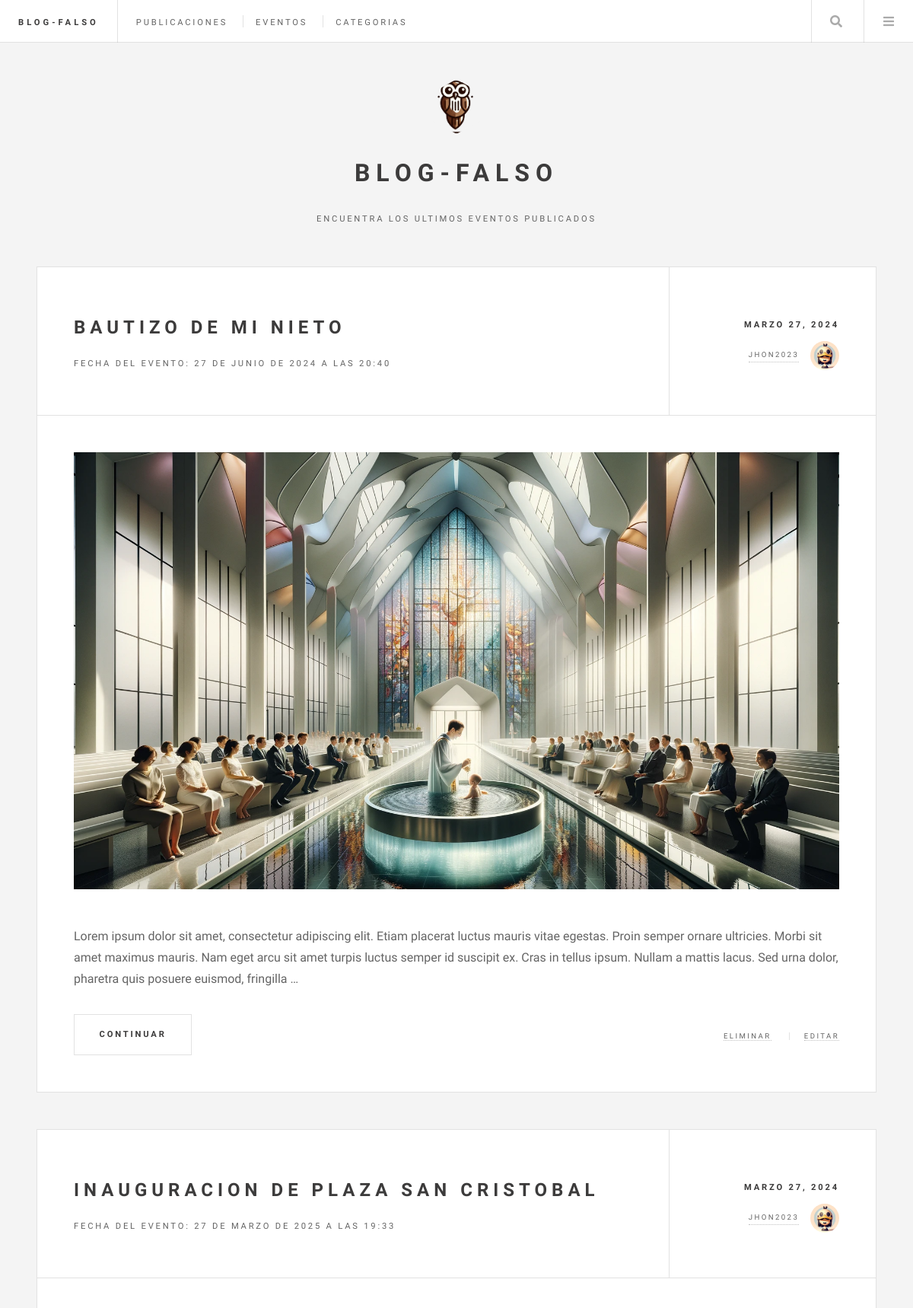
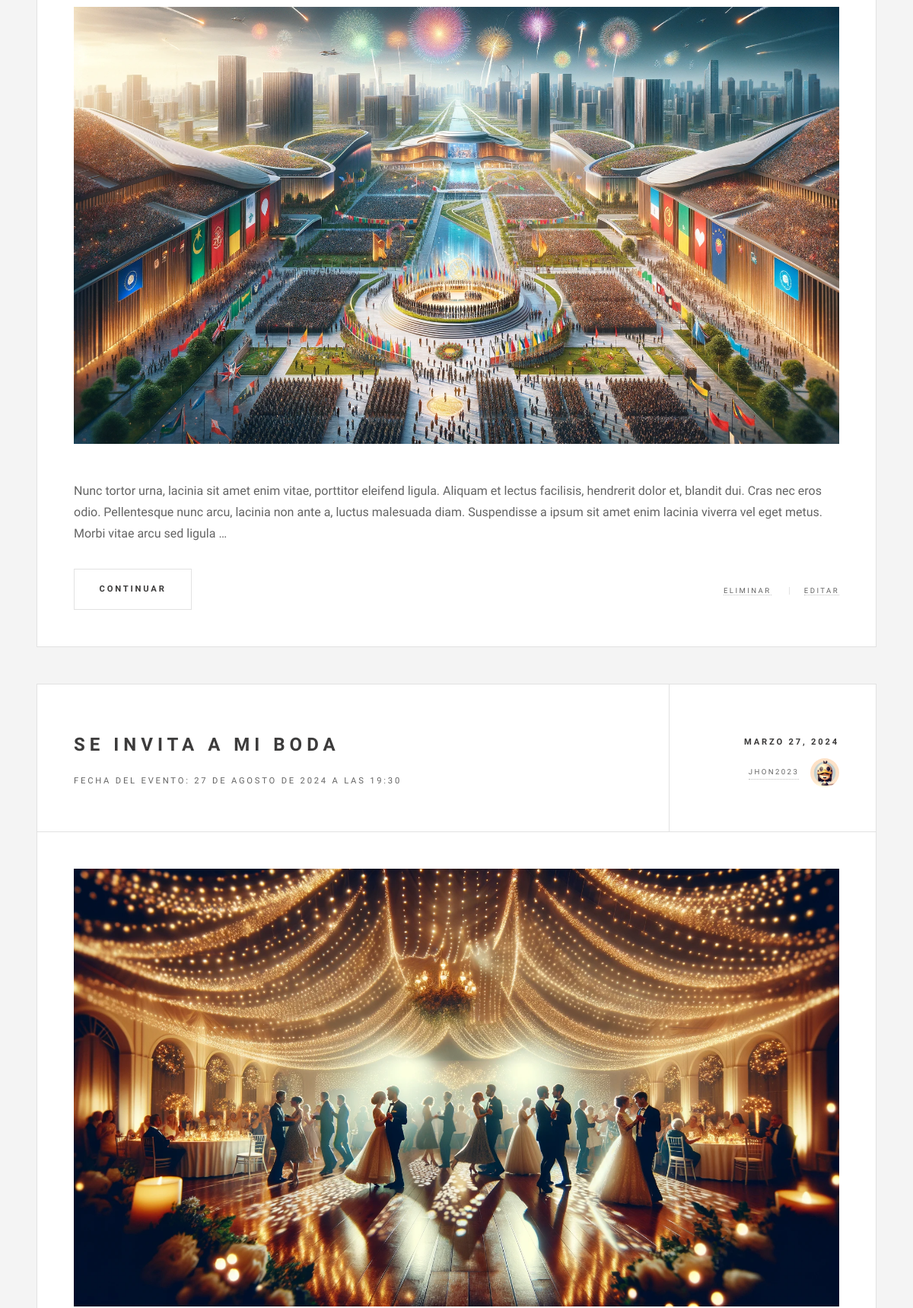
The app's page /evento/lista/ (upper part) with its own data (2 pictures, top to bottom).
### appBlog/models.py (models this page shows, shortened)
class Evento(models.Model):
    titulo = models.CharField(max_length=200, unique=True)
    descripcion = models.TextField()
    fecha_publicacion = models.DateTimeField(default=now)
    fecha_evento = models.DateTimeField(default=now)
    autor = models.ForeignKey(User, on_delete=models.CASCADE)
    lugar = models.CharField(max_length=200)
    imagen = models.ImageField(upload_to='eventos/', blank=True, null=True, help_text='Imagen referente al evento')

class Avatar(models.Model):
    imagen = models.ImageField(upload_to='avatares', blank=True, null=True, help_text='Imagen referente al avatar')
    user = models.OneToOneField(User, on_delete=models.CASCADE)

### appBlog/views.py (the view)
# urls.py: path('evento/lista/', EventoListView.as_view(), name='evento_lista'),
class EventoListView(ListView):
    model = Evento
    context_object_name = 'eventos'
    template_name = 'eventos/evento_lista.html'
    paginate_by = 5 # 5 eventos por pagina
    def get_queryset(self):
        return Evento.objects.all().order_by('-fecha_publicacion')

### appBlog/context_processors.py (called while the page is built)
def ultimas_publicaciones(request):
    publicaciones = Publicacion.objects.order_by('-fecha_publicacion')[:4]
    return {'ultimas_publicaciones': publicaciones}

def ultimos_eventos(request):
    eventos = Evento.objects.order_by('-fecha_evento')[:4]
    return {'ultimos_eventos': eventos}

### appBlog/templates/eventos/evento_lista.html (shortened to what this page needs)
{% extends 'bases/index.html' %}
{% load static %}
{% block contenido %}
    {% for evento in eventos %}
    <article class="post">
        <header>
            <div class="title">
                <h2><a href="{% url 'evento_detalle' evento.id  %}">{{evento.titulo}}</a></h2>
                <p>
                    Fecha del evento: {{ evento.fecha_evento }}
                </p>
            </div>
            <div class="meta">
                <time class="published" datetime="{{evento.fecha_publicacion|date:'Y-m-d'}}">{{evento.fecha_publicacion|date:"F d, Y"}}</time>
                <span href="#" class="author"><span class="name">{{evento.autor}}</span>
                    <img src="{{evento.autor.avatar.imagen.url}}" alt="" />
                </span>
            </div>
        </header>
        {% if evento.imagen %}
            <a href="{% url 'evento_detalle' evento.id %}" class="image featured"><img src="{{ evento.imagen.url }}" alt="" /></a>
        {% else %}
            <a href="{% url 'evento_detalle' evento.id %}" class="image featured"><img src="" alt="{% static 'images/post-default.webp' %}" /></a>
        {% endif %}
        <p>{{evento.descripcion|truncatewords:50}}</p>
        <footer>
            <ul class="actions">
                <li><a href="{% url 'evento_detalle' evento.id %}" class="button large">Continuar</a></li>
            </ul>
            <ul class="stats">
                <li><a href="{% url 'evento_eliminar' evento.id %}">Eliminar</a></li>
                <li><a href="{% url 'evento_editar' evento.id %}">Editar</a></li>
            </ul>
        </footer>
    </article>
    {% empty %}
        <p>No hay nada que mostrar</p>
    {% endfor %}
{% endblock %}
{% block texto-pagina %}
<p>Encuentra los ultimos eventos publicados</p>
{% endblock %}

### records on screen
Evento: titulo "BAUTIZO DE MI NIETO", fecha_evento "27 DE JUNIO DE 2024 A LAS 20:40", fecha_publicacion "MARZO 27, 2024", autor "JHON2023", autor.avatar.imagen (picture), imagen (picture), descripcion "Lorem ipsum dolor sit amet, consectetur adipiscing elit. Etiam placerat luctus mauris vitae egestas. Proin semper ornare ultricies. Morbi sit amet maximus mauris. Nam eget arcu sit amet turpis luctus semper id suscipit ex. Cras in tellus ipsum. Nullam a mattis lacus. Sed urna dolor, pharetra quis posuere euismod, fringilla …"
Evento: titulo "INAUGURACION DE PLAZA SAN CRISTOBAL", fecha_evento "27 DE MARZO DE 2025 A LAS 19:33", fecha_publicacion "MARZO 27, 2024", autor "JHON2023", autor.avatar.imagen (picture), imagen (picture), descripcion "Nunc tortor urna, lacinia sit amet enim vitae, porttitor eleifend ligula. Aliquam et lectus facilisis, hendrerit dolor et, blandit dui. Cras nec eros odio. Pellentesque nunc arcu, lacinia non ante a, luctus malesuada diam. Suspendisse a ipsum sit amet enim lacinia viverra vel eget metus. Morbi vitae arcu sed ligula …"
Evento: titulo "SE INVITA A MI BODA", fecha_evento "27 DE AGOSTO DE 2024 A LAS 19:30", fecha_publicacion "MARZO 27, 2024", autor "JHON2023", autor.avatar.imagen (picture), imagen (picture)
